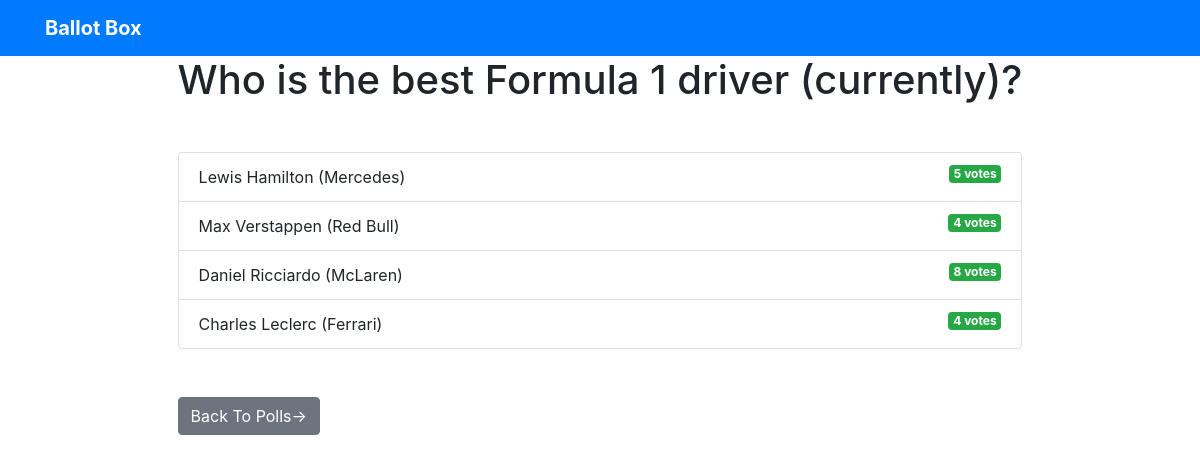
/polls/1/results/, run on an earlier commit of the app's database.
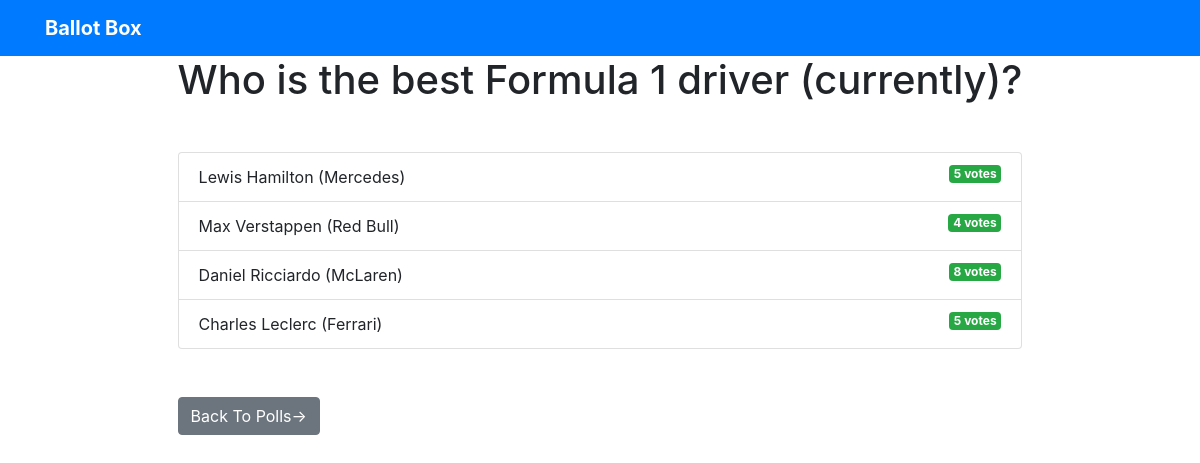
And on a later commit of the database.
### VotingApp/models.py (models this page shows)
class Choice(models.Model):
    question = models.ForeignKey(Question, on_delete = models.CASCADE)
    choice_text = models.CharField(max_length = 250)
    votes = models.IntegerField(default=0)

### VotingApp/views.py (the view)
def results(request, question_id):
    question = get_object_or_404(Question, pk = question_id)
    return render(request, 'polls/results.html',
                    {'question':question})

### Templates/polls/results.html
{% extends 'base.html' %}
{% block content %}
<h1 class ="mb-5 text-center">{{ question.question_text }}</h1>
<ul class ="list-group mb-5">
	{% for choice in question.choice_set.all %}
	<li class ="list-group-item">
		{{ choice.choice_text }} <span class ="badge badge-success float-right">{{ choice.votes }}
			vote{{ choice.votes | pluralize }}</span>
	</li>
	{% endfor %}
</ul>
<a class ="btn btn-secondary" href ="{% url 'polls:index' %}">Back To Polls-></a>
{% endblock %}

What changed in the data, as far as the page shows it:
changed Choice "Charles Leclerc (Ferrari)": votes "4" → "5"
